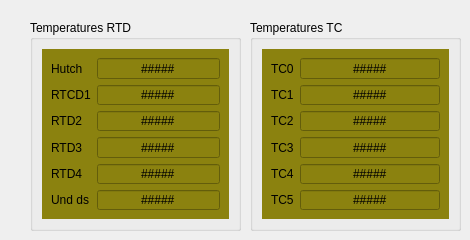
    <widget class="QWidget" name="Temperatures">
     <attribute name="title">
      <string>Temperatures</string>
     </attribute>
     <widget class="QGroupBox" name="groupBox_9">
      <property name="geometry">
       <rect>
        <x>250</x>
        <y>20</y>
        <width>211</width>
        <height>211</height>
       </rect>
      </property>
      <property name="title">
       <string>Temperatures TC</string>
      </property>
      <layout class="QHBoxLayout" name="horizontalLayout_11">
       <item>
        <widget class="QWidget" name="widget_7" native="true">
         <property name="autoFillBackground">
          <bool>false</bool>
         </property>
         <property name="styleSheet">
          <string notr="true">background-color: rgb(139, 130, 15);</string>
         </property>
         <layout class="QHBoxLayout" name="horizontalLayout_5">
          <item>
           <layout class="QGridLayout" name="gridLayout_6">
            <item row="3" column="0">
             <widget class="QLabel" name="label_44">
              <property name="styleSheet">
               <string notr="true">color: rgb(0, 0, 0);</string>
              </property>
              <property name="text">
               <string>TC3</string>
              </property>
              <property name="textFormat">
               <enum>Qt::PlainText</enum>
              </property>
             </widget>
            </item>
            <item row="4" column="0">
             <widget class="QLabel" name="label_45">
              <property name="styleSheet">
               <string notr="true">color: rgb(0, 0, 0);</string>
              </property>
              <property name="text">
               <string>TC4</string>
              </property>
              <property name="textFormat">
               <enum>Qt::PlainText</enum>
              </property>
             </widget>
            </item>
            <item row="1" column="0">
             <widget class="QLabel" name="label_46">
              <property name="styleSheet">
               <string notr="true">color: rgb(0, 0, 0);</string>
              </property>
              <property name="text">
               <string>TC1</string>
              </property>
              <property name="textFormat">
               <enum>Qt::PlainText</enum>
              </property>
             </widget>
            </item>
            <item row="5" column="0">
             <widget class="QLabel" name="label_49">
              <property name="styleSheet">
               <string notr="true">color: rgb(0, 0, 0);</string>
              </property>
              <property name="text">
               <string>TC5</string>
              </property>
              <property name="textFormat">
               <enum>Qt::PlainText</enum>
              </property>
             </widget>
            </item>
            <item row="0" column="0">
             <widget class="QLabel" name="label_50">
              <property name="styleSheet">
               <string notr="true">color: rgb(0, 0, 0);</string>
              </property>
              <property name="text">
               <string>TC0</string>
              </property>
              <property name="textFormat">
               <enum>Qt::PlainText</enum>
              </property>
             </widget>
            </item>
            <item row="0" column="1">
             <widget class="caLineEdit" name="calineedit_69">
              <property name="sizePolicy">
               <sizepolicy hsizetype="Expanding" vsizetype="Expanding">
                <horstretch>0</horstretch>
                <verstretch>0</verstretch>
               </sizepolicy>
              </property>
              <property name="text">
               <string>#####</string>
              </property>
              <property name="alignment">
               <set>Qt::AlignCenter</set>
              </property>
              <property name="readOnly">
               <bool>true</bool>
              </property>
              <property name="channel" stdset="0">
               <string notr="true">9idcLAX:adam2:tc0.VAL</string>
              </property>
              <property name="background">
               <color>
                <red>0</red>
                <green>0</green>
                <blue>0</blue>
               </color>
              </property>
              <property name="colorMode">
               <enum>caLineEdit::Default</enum>
              </property>
              <property name="precision">
               <number>2</number>
              </property>
              <property name="precisionMode">
               <enum>caLineEdit::User</enum>
              </property>
              <property name="unitsEnabled">
               <bool>true</bool>
              </property>
             </widget>
            </item>
            <item row="2" column="0">
             <widget class="QLabel" name="label_59">
              <property name="styleSheet">
               <string notr="true">color: rgb(0, 0, 0);</string>
              </property>
              <property name="text">
               <string>TC2</string>
              </property>
              <property name="textFormat">
               <enum>Qt::PlainText</enum>
              </property>
             </widget>
            </item>
            <item row="1" column="1">
             <widget class="caLineEdit" name="calineedit_70">
              <property name="sizePolicy">
               <sizepolicy hsizetype="Expanding" vsizetype="Expanding">
                <horstretch>0</horstretch>
                <verstretch>0</verstretch>
               </sizepolicy>
              </property>
              <property name="text">
               <string>#####</string>
              </property>
              <property name="alignment">
               <set>Qt::AlignCenter</set>
              </property>
              <property name="readOnly">
               <bool>true</bool>
              </property>
              <property name="channel" stdset="0">
               <string notr="true">9idcLAX:adam2:tc1.VAL</string>
              </property>
              <property name="background">
               <color>
                <red>0</red>
                <green>0</green>
                <blue>0</blue>
               </color>
              </property>
              <property name="colorMode">
               <enum>caLineEdit::Default</enum>
              </property>
              <property name="precision">
               <number>2</number>
              </property>
              <property name="precisionMode">
               <enum>caLineEdit::User</enum>
              </property>
              <property name="unitsEnabled">
               <bool>true</bool>
              </property>
             </widget>
            </item>
            <item row="2" column="1">
             <widget class="caLineEdit" name="calineedit_71">
              <property name="sizePolicy">
               <sizepolicy hsizetype="Expanding" vsizetype="Expanding">
                <horstretch>0</horstretch>
                <verstretch>0</verstretch>
               </sizepolicy>
              </property>
              <property name="text">
               <string>#####</string>
              </property>
              <property name="alignment">
               <set>Qt::AlignCenter</set>
              </property>
              <property name="readOnly">
               <bool>true</bool>
              </property>
              <property name="channel" stdset="0">
               <string notr="true">9idcLAX:adam2:tc2.VAL</string>
              </property>
              <property name="background">
               <color>
                <red>0</red>
                <green>0</green>
                <blue>0</blue>
               </color>
              </property>
              <property name="colorMode">
               <enum>caLineEdit::Default</enum>
              </property>
              <property name="precision">
               <number>2</number>
              </property>
              <property name="precisionMode">
               <enum>caLineEdit::User</enum>
              </property>
              <property name="unitsEnabled">
               <bool>true</bool>
              </property>
              <property name="formatType">
               <enum>caLineEdit::decimal</enum>
              </property>
             </widget>
            </item>
            <item row="3" column="1">
             <widget class="caLineEdit" name="calineedit_72">
              <property name="sizePolicy">
               <sizepolicy hsizetype="Expanding" vsizetype="Expanding">
                <horstretch>0</horstretch>
                <verstretch>0</verstretch>
               </sizepolicy>
              </property>
              <property name="text">
               <string>#####</string>
              </property>
              <property name="alignment">
               <set>Qt::AlignCenter</set>
              </property>
              <property name="readOnly">
               <bool>true</bool>
              </property>
              <property name="channel" stdset="0">
               <string notr="true">9idcLAX:adam2:tc3.VAL</string>
              </property>
              <property name="background">
               <color>
                <red>0</red>
                <green>0</green>
                <blue>0</blue>
               </color>
              </property>
              <property name="colorMode">
               <enum>caLineEdit::Default</enum>
              </property>
              <property name="precision">
               <number>2</number>
              </property>
              <property name="precisionMode">
               <enum>caLineEdit::User</enum>
              </property>
              <property name="unitsEnabled">
               <bool>true</bool>
              </property>
             </widget>
            </item>
            <item row="4" column="1">
             <widget class="caLineEdit" name="calineedit_73">
              <property name="sizePolicy">
               <sizepolicy hsizetype="Expanding" vsizetype="Expanding">
                <horstretch>0</horstretch>
                <verstretch>0</verstretch>
               </sizepolicy>
              </property>
              <property name="text">
               <string>#####</string>
              </property>
              <property name="alignment">
               <set>Qt::AlignCenter</set>
              </property>
              <property name="readOnly">
               <bool>true</bool>
              </property>
              <property name="channel" stdset="0">
               <string notr="true">9idcLAX:adam2:tc4.VAL</string>
              </property>
              <property name="background">
               <color>
                <red>0</red>
                <green>0</green>
                <blue>0</blue>
               </color>
              </property>
              <property name="colorMode">
               <enum>caLineEdit::Default</enum>
              </property>
              <property name="precision">
               <number>2</number>
              </property>
              <property name="precisionMode">
               <enum>caLineEdit::User</enum>
              </property>
              <property name="unitsEnabled">
               <bool>true</bool>
              </property>
             </widget>
            </item>
            <item row="5" column="1">
             <widget class="caLineEdit" name="calineedit_74">
              <property name="sizePolicy">
               <sizepolicy hsizetype="Expanding" vsizetype="Expanding">
                <horstretch>0</horstretch>
                <verstretch>0</verstretch>
               </sizepolicy>
              </property>
              <property name="text">
               <string>#####</string>
              </property>
              <property name="alignment">
               <set>Qt::AlignCenter</set>
              </property>
              <property name="readOnly">
               <bool>true</bool>
              </property>
              <property name="channel" stdset="0">
               <string notr="true">9idcLAX:adam2:tc5.VAL</string>
              </property>
              <property name="background">
               <color>
                <red>0</red>
                <green>0</green>
                <blue>0</blue>
               </color>
              </property>
              <property name="colorMode">
               <enum>caLineEdit::Default</enum>
              </property>
              <property name="precision">
               <number>2</number>
              </property>
              <property name="precisionMode">
               <enum>caLineEdit::User</enum>
              </property>
              <property name="unitsEnabled">
               <bool>true</bool>
              </property>
             </widget>
            </item>
           </layout>
          </item>
         </layout>
        </widget>
       </item>
      </layout>
     </widget>
     <widget class="QGroupBox" name="groupBox_11">
      <property name="geometry">
       <rect>
        <x>30</x>
        <y>20</y>
        <width>211</width>
        <height>211</height>
       </rect>
      </property>
      <property name="title">
       <string>Temperatures RTD</string>
      </property>
      <layout class="QHBoxLayout" name="horizontalLayout_10">
       <item>
        <widget class="QWidget" name="widget_6" native="true">
         <property name="styleSheet">
          <string notr="true">background-color: rgb(139, 130, 15);</string>
         </property>
         <layout class="QHBoxLayout" name="horizontalLayout_4">
          <item>
           <layout class="QGridLayout" name="gridLayout_5">
            <item row="3" column="0">
             <widget class="QLabel" name="label_35">
              <property name="styleSheet">
               <string notr="true">color: rgb(0, 0, 0);</string>
              </property>
              <property name="text">
               <string>RTD3</string>
              </property>
              <property name="textFormat">
               <enum>Qt::PlainText</enum>
              </property>
             </widget>
            </item>
            <item row="4" column="0">
             <widget class="QLabel" name="label_37">
              <property name="styleSheet">
               <string notr="true">color: rgb(0, 0, 0);</string>
              </property>
              <property name="text">
               <string>RTD4</string>
              </property>
              <property name="textFormat">
               <enum>Qt::PlainText</enum>
              </property>
             </widget>
            </item>
            <item row="1" column="0">
             <widget class="QLabel" name="label_31">
              <property name="styleSheet">
               <string notr="true">color: rgb(0, 0, 0);</string>
              </property>
              <property name="text">
               <string>RTCD1</string>
              </property>
              <property name="textFormat">
               <enum>Qt::PlainText</enum>
              </property>
             </widget>
            </item>
            <item row="5" column="0">
             <widget class="QLabel" name="label_39">
              <property name="styleSheet">
               <string notr="true">color: rgb(0, 0, 0);</string>
              </property>
              <property name="text">
               <string>Und ds</string>
              </property>
              <property name="textFormat">
               <enum>Qt::PlainText</enum>
              </property>
             </widget>
            </item>
            <item row="0" column="0">
             <widget class="QLabel" name="label_29">
              <property name="styleSheet">
               <string notr="true">color: rgb(0, 0, 0);</string>
              </property>
              <property name="text">
               <string>Hutch</string>
              </property>
              <property name="textFormat">
               <enum>Qt::PlainText</enum>
              </property>
             </widget>
            </item>
            <item row="0" column="1">
             <widget class="caLineEdit" name="calineedit_63">
              <property name="sizePolicy">
               <sizepolicy hsizetype="Expanding" vsizetype="Expanding">
                <horstretch>0</horstretch>
                <verstretch>0</verstretch>
               </sizepolicy>
              </property>
              <property name="text">
               <string>#####</string>
              </property>
              <property name="alignment">
               <set>Qt::AlignCenter</set>
              </property>
              <property name="readOnly">
               <bool>true</bool>
              </property>
              <property name="channel" stdset="0">
               <string notr="true">9idcLAX:adam1:rtd0.VAL</string>
              </property>
              <property name="background">
               <color>
                <red>0</red>
                <green>0</green>
                <blue>0</blue>
               </color>
              </property>
              <property name="colorMode">
               <enum>caLineEdit::Default</enum>
              </property>
              <property name="precision">
               <number>2</number>
              </property>
              <property name="precisionMode">
               <enum>caLineEdit::User</enum>
              </property>
              <property name="unitsEnabled">
               <bool>true</bool>
              </property>
             </widget>
            </item>
            <item row="2" column="0">
             <widget class="QLabel" name="label_33">
              <property name="styleSheet">
               <string notr="true">color: rgb(0, 0, 0);</string>
              </property>
              <property name="text">
               <string>RTD2</string>
              </property>
              <property name="textFormat">
               <enum>Qt::PlainText</enum>
              </property>
             </widget>
            </item>
            <item row="1" column="1">
             <widget class="caLineEdit" name="calineedit_64">
              <property name="sizePolicy">
               <sizepolicy hsizetype="Expanding" vsizetype="Expanding">
                <horstretch>0</horstretch>
                <verstretch>0</verstretch>
               </sizepolicy>
              </property>
              <property name="text">
               <string>#####</string>
              </property>
              <property name="alignment">
               <set>Qt::AlignCenter</set>
              </property>
              <property name="readOnly">
               <bool>true</bool>
              </property>
              <property name="channel" stdset="0">
               <string notr="true">9idcLAX:adam1:rtd1.VAL</string>
              </property>
              <property name="background">
               <color>
                <red>0</red>
                <green>0</green>
                <blue>0</blue>
               </color>
              </property>
              <property name="colorMode">
               <enum>caLineEdit::Default</enum>
              </property>
              <property name="precision">
               <number>2</number>
              </property>
              <property name="precisionMode">
               <enum>caLineEdit::User</enum>
              </property>
              <property name="unitsEnabled">
               <bool>true</bool>
              </property>
             </widget>
            </item>
            <item row="2" column="1">
             <widget class="caLineEdit" name="calineedit_65">
              <property name="sizePolicy">
               <sizepolicy hsizetype="Expanding" vsizetype="Expanding">
                <horstretch>0</horstretch>
                <verstretch>0</verstretch>
               </sizepolicy>
              </property>
              <property name="text">
               <string>#####</string>
              </property>
              <property name="alignment">
               <set>Qt::AlignCenter</set>
              </property>
              <property name="readOnly">
               <bool>true</bool>
              </property>
              <property name="channel" stdset="0">
               <string notr="true">9idcLAX:adam1:rtd2.VAL</string>
              </property>
              <property name="background">
               <color>
                <red>0</red>
                <green>0</green>
                <blue>0</blue>
               </color>
              </property>
              <property name="colorMode">
               <enum>caLineEdit::Default</enum>
              </property>
              <property name="precision">
               <number>2</number>
              </property>
              <property name="precisionMode">
               <enum>caLineEdit::User</enum>
              </property>
              <property name="unitsEnabled">
               <bool>true</bool>
              </property>
              <property name="formatType">
               <enum>caLineEdit::decimal</enum>
              </property>
             </widget>
            </item>
            <item row="3" column="1">
             <widget class="caLineEdit" name="calineedit_66">
              <property name="sizePolicy">
               <sizepolicy hsizetype="Expanding" vsizetype="Expanding">
                <horstretch>0</horstretch>
                <verstretch>0</verstretch>
               </sizepolicy>
              </property>
              <property name="text">
               <string>#####</string>
              </property>
              <property name="alignment">
               <set>Qt::AlignCenter</set>
              </property>
              <property name="readOnly">
               <bool>true</bool>
              </property>
              <property name="channel" stdset="0">
               <string notr="true">9idcLAX:adam1:rtd3.VAL</string>
              </property>
              <property name="background">
               <color>
                <red>0</red>
                <green>0</green>
                <blue>0</blue>
               </color>
              </property>
              <property name="colorMode">
               <enum>caLineEdit::Default</enum>
              </property>
              <property name="precision">
               <number>2</number>
              </property>
              <property name="precisionMode">
               <enum>caLineEdit::User</enum>
              </property>
              <property name="unitsEnabled">
               <bool>true</bool>
              </property>
             </widget>
            </item>
            <item row="4" column="1">
             <widget class="caLineEdit" name="calineedit_67">
              <property name="sizePolicy">
               <sizepolicy hsizetype="Expanding" vsizetype="Expanding">
                <horstretch>0</horstretch>
                <verstretch>0</verstretch>
               </sizepolicy>
              </property>
              <property name="text">
               <string>#####</string>
              </property>
              <property name="alignment">
               <set>Qt::AlignCenter</set>
              </property>
              <property name="readOnly">
               <bool>true</bool>
              </property>
              <property name="channel" stdset="0">
               <string notr="true">9idcLAX:adam1:rtd4.VAL</string>
              </property>
              <property name="background">
               <color>
                <red>0</red>
                <green>0</green>
                <blue>0</blue>
               </color>
              </property>
              <property name="colorMode">
               <enum>caLineEdit::Default</enum>
              </property>
              <property name="precision">
               <number>2</number>
              </property>
              <property name="precisionMode">
               <enum>caLineEdit::User</enum>
              </property>
              <property name="unitsEnabled">
               <bool>true</bool>
              </property>
             </widget>
            </item>
            <item row="5" column="1">
             <widget class="caLineEdit" name="calineedit_68">
              <property name="sizePolicy">
               <sizepolicy hsizetype="Expanding" vsizetype="Expanding">
                <horstretch>0</horstretch>
                <verstretch>0</verstretch>
               </sizepolicy>
              </property>
              <property name="text">
               <string>#####</string>
              </property>
              <property name="alignment">
               <set>Qt::AlignCenter</set>
              </property>
              <property name="readOnly">
               <bool>true</bool>
              </property>
              <property name="channel" stdset="0">
               <string notr="true">9idcLAX:adam1:rtd5.VAL</string>
              </property>
              <property name="background">
               <color>
                <red>0</red>
                <green>0</green>
                <blue>0</blue>
               </color>
              </property>
              <property name="colorMode">
               <enum>caLineEdit::Default</enum>
              </property>
              <property name="precision">
               <number>2</number>
              </property>
              <property name="precisionMode">
               <enum>caLineEdit::User</enum>
              </property>
              <property name="unitsEnabled">
               <bool>true</bool>
              </property>
             </widget>
            </item>
           </layout>
          </item>
         </layout>
        </widget>
       </item>
      </layout>
     </widget>
    </widget>
